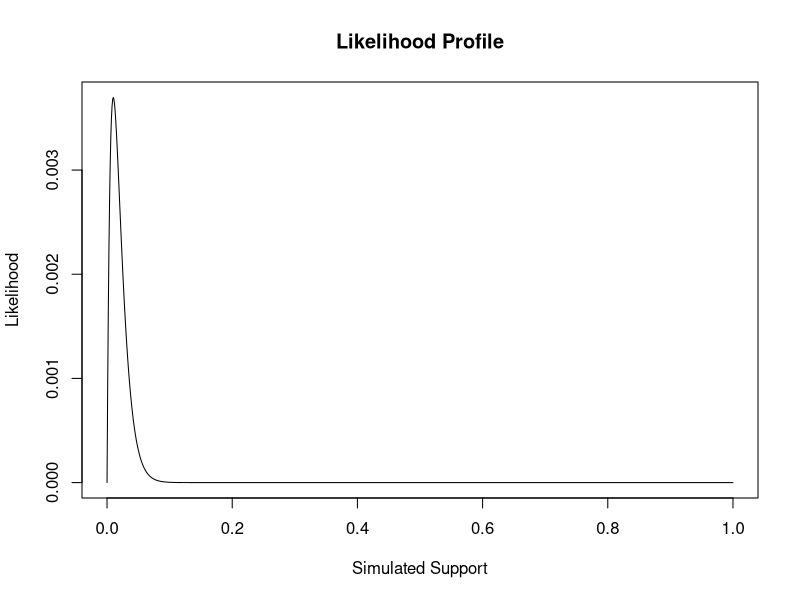
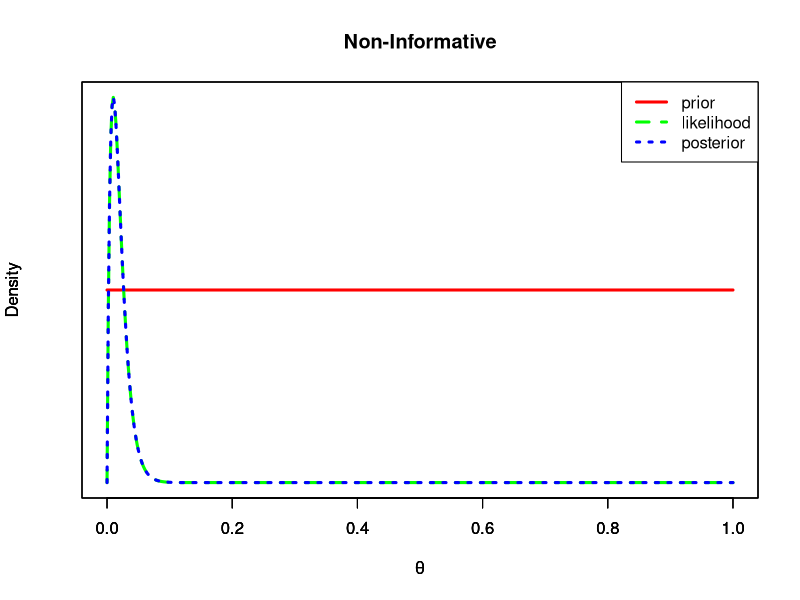
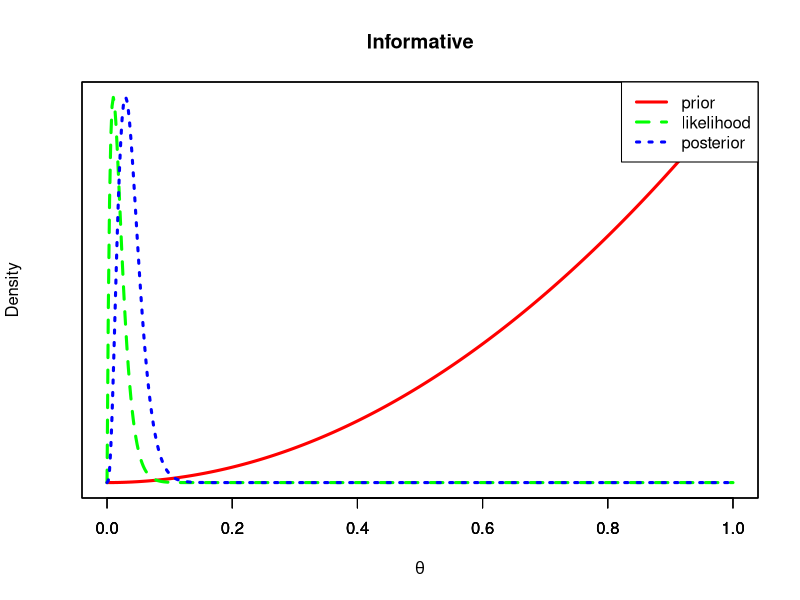

Here is the R script that generated these plots, in order:
## ---- chunk 1
# set a seed
set.seed(123)
# create the observed data
obs.data <- rbinom(n = 100, size = 1, prob = 0.01)
# inspect the observed data
head(obs.data)
tail(obs.data)
length(obs.data)
## ---- chunk 2
### Bernoulli LH Function ###
# Input: obs.data, theta
# Output: bernoulli likelihood

myBernLH <- function(obs.data, theta) {
  N <- length(obs.data)
  x <- sum(obs.data)
  LH <- (theta^x) * ((1-theta)^(N-x))
  return(LH)
}

### Plot LH for a grid of theta values ###
# Create the grid #
theta.sim <- seq(from=0, to=1, length.out=1000)
# Store the LH values
sim.LH <- myBernLH(obs.data, theta = theta.sim)
# Create the Plot
plot(theta.sim, sim.LH,
     type='l',
     main='Likelihood Profile',
     xlab='Simulated Support',
     ylab='Likelihood')

## ---- chunk 3
posterior <- function(a, b, obs.data){
  N <- length(obs.data)
  x <- sum(obs.data)
  return(list('a' = a + x, 'b' = b + N - x))
}

noninformative <- posterior(a=1, b=1, obs.data)
informative <- posterior(a=3, b=1, obs.data)

print(noninformative)
print(informative)
## ---- chunk 4

th = seq(0, 1, length=500)
like = dbeta(th, sum(obs.data)+1, length(obs.data)-sum(obs.data)+1)
a = 1
b = 1
prior = dbeta(th, a, b)
post = dbeta(th, sum(obs.data)+a, length(obs.data)-sum(obs.data)+b)
plot(th, prior, type='l', ylab='Density', lty = 1, lwd = 3, xlab = expression(theta),col='red', yaxt='n')
par(new=TRUE)
plot(th, like, type='l', ylab='Density', lty = 2, lwd = 3, xlab = expression(theta),col='green', yaxt='n')
par(new=TRUE)
plot(th, post, type='l', ylab='Density', lty = 3, lwd = 3, xlab = expression(theta),col='blue', yaxt='n',main='Non-Informative')
legend('topright', lty=c(1,2,3), lwd=c(3,3,3), col=c('red','green','blue'), legend=c('prior', 'likelihood', 'posterior'))

a = 3
b = 1
prior = dbeta(th, a, b)
post = dbeta(th, sum(obs.data)+a, length(obs.data)-sum(obs.data)+b)
plot(th, prior, type='l', ylab='', lty = 1, lwd = 3, xlab = '', col='red', yaxt='n')
par(new=TRUE)
plot(th, like, type='l', ylab='', lty = 2, lwd = 3, xlab = '', col='green', yaxt='n')
par(new=TRUE)
plot(th, post, type='l', ylab='Density', lty = 3, lwd = 3, xlab = expression(theta), col='blue', yaxt='n',main='Informative')
legend('topright', lty=c(1,2,3), lwd=c(3,3,3), col=c('red','green','blue'), legend=c('prior', 'likelihood', 'posterior'))
